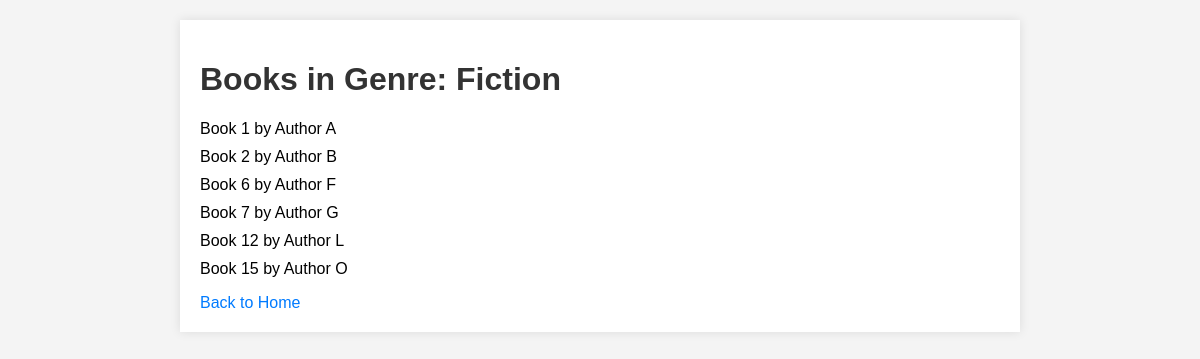
The page /genre/1 on the database its author committed.
### app.py (models this page shows, shortened)
class Genre(db.Model):
    id = db.Column(db.Integer, primary_key=True)
    name = db.Column(db.String(50), nullable=False)
    books = db.relationship('Book', backref='genre', lazy=True)

class Book(db.Model):
    id = db.Column(db.Integer, primary_key=True)
    title = db.Column(db.String(100), nullable=False)
    author = db.Column(db.String(100), nullable=False)
    created_at = db.Column(db.DateTime, nullable=False, default=db.func.now())
    genre_id = db.Column(db.Integer, db.ForeignKey('genre.id'), nullable=False)

### app.py (the view)
@app.route('/genre/<int:genre_id>')
def genre_view(genre_id):
    genre = Genre.query.get_or_404(genre_id)
    books = Book.query.filter_by(genre_id=genre.id).all()
    return render_template('genre.html', genre=genre, books=books)

### templates/genre.html (shortened to what this page needs)
    <!DOCTYPE html>
    <html lang="en">
    <head>
    </head>
    <body>
        <div class="container">
            <h1>Books in Genre: {{ genre.name }}</h1>
            <ul>
                {% for book in books %}
                <li>{{ book.title }} by {{ book.author }}</li>
                {% endfor %}
            </ul>
            <a href="{{ url_for('index') }}">Back to Home</a>
        </div>
    </body>
    </html>

### templates/genre.html (style rules this page uses)
body { font-family: Arial, sans-serif; background-color: #f4f4f4; margin: 0; padding: 20px; }
h1 { color: #333; }
ul { list-style: none; padding: 0; }
li { margin-bottom: 10px; }
.container { max-width: 800px; margin: 0 auto; padding: 20px; background: #fff; box-shadow: 0 0 10px rgba(0, 0, 0, 0.1); }
a { text-decoration: none; color: #007BFF; }

### rows shown on the page
Genre: name "Fiction"
Book: title "Book 1", author "Author A"
Book: title "Book 2", author "Author B"
Book: title "Book 6", author "Author F"
Book: title "Book 7", author "Author G"
Book: title "Book 12", author "Author L"
Book: title "Book 15", author "Author O"
